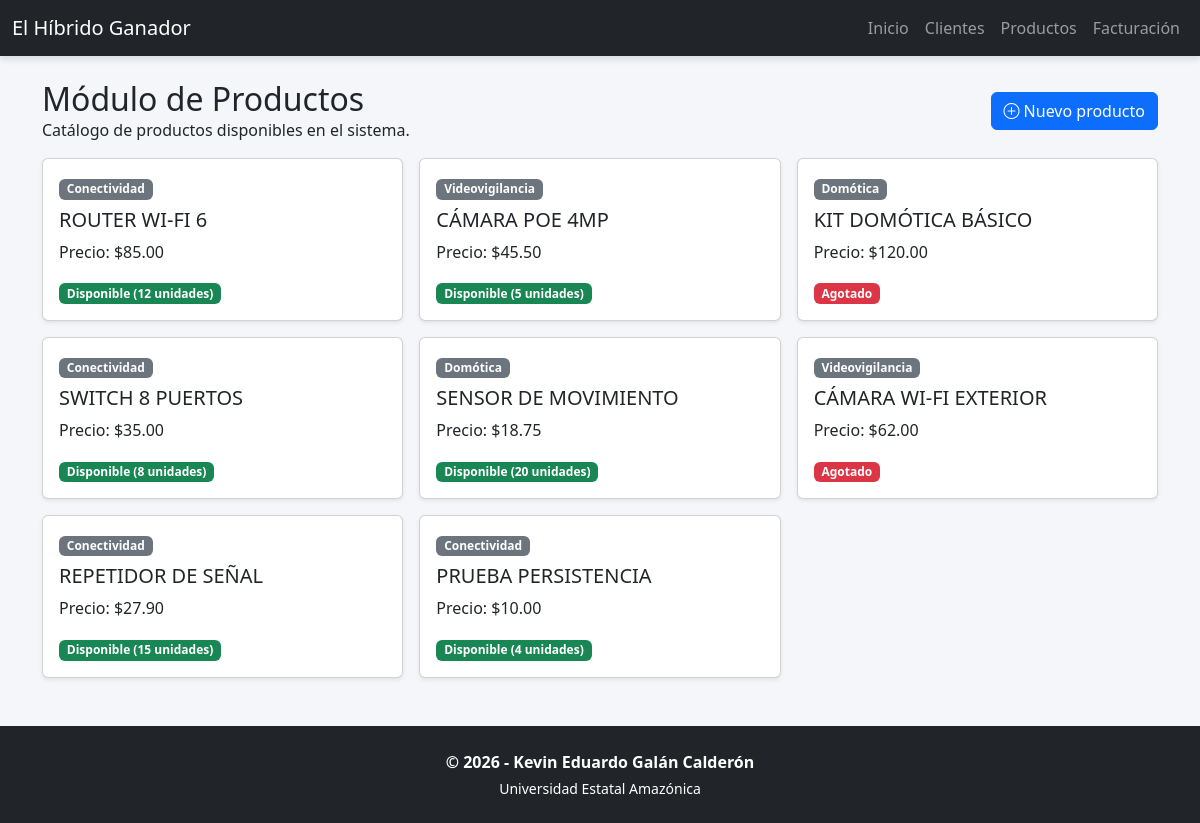
The page /productos on the database its author committed.
### tables this page shows
CREATE TABLE productos (
            id INTEGER PRIMARY KEY AUTOINCREMENT,
            nombre TEXT NOT NULL,
            categoria TEXT NOT NULL,
            precio REAL NOT NULL,
            stock INTEGER NOT NULL,
            imagen TEXT
        );

### app.py (the view)
@app.route('/productos')
def productos():
    conn = get_db_connection()
    productos_bd = conn.execute('SELECT * FROM productos ORDER BY id').fetchall()
    conn.close()
    return render_template('productos.html', productos=productos_bd)

### app.py (called while the page is built)
def get_db_connection():
    conn = sqlite3.connect(DB_PATH)
    conn.row_factory = sqlite3.Row  # permite acceder a las columnas por nombre (producto.nombre, producto.precio, etc.)
    return conn

### templates/productos.html (shortened to what this page needs)
{% extends "base.html" %}
{% block content %}
<div class="container mt-4 mb-5">
    <div class="d-flex justify-content-between align-items-center mb-3">
        <div>
            <h2 class="mb-0">Módulo de Productos</h2>
            <p class="mb-0">Catálogo de productos disponibles en el sistema.</p>
        </div>
        <a href="{{ url_for('nuevo_producto') }}" class="btn btn-primary">
            <i class="bi bi-plus-circle me-1"></i>Nuevo producto
        </a>
    </div>
    <div class="row g-3">
        {% for producto in productos %}
        <div class="col-md-6 col-lg-4">
            <div class="card h-100 shadow-sm">
                <div class="card-body">
                    <span class="badge bg-secondary mb-2">{{ producto.categoria }}</span>
                    <h5 class="card-title">{{ producto.nombre|upper }}</h5>
                    <p class="card-text">Precio: ${{ "%.2f"|format(producto.precio) }}</p>
                    {% if producto.stock > 0 %}
                        <span class="badge bg-success">Disponible ({{ producto.stock }} unidades)</span>
                    {% else %}
                        <span class="badge bg-danger">Agotado</span>
                    {% endif %}
                </div>
            </div>
        </div>
        {% endfor %}
    </div>
</div>
{% endblock %}

### templates/base.html (shortened to what this page needs)
<!DOCTYPE html>
<html lang="es">
<head>
    <link href="https://cdn.jsdelivr.net/npm/bootstrap@5.3.3/dist/css/bootstrap.min.css" rel="stylesheet">
    <link rel="stylesheet" href="https://cdn.jsdelivr.net/npm/bootstrap-icons@1.11.3/font/bootstrap-icons.min.css">
    <link rel="stylesheet" href="{{ url_for('static', filename='css/style.css') }}">
</head>
<body>
    {% include "components/navbar.html" %}
    {% block content %}{% endblock %}
    <footer class="text-center py-4 bg-dark text-white mt-5">
        <p class="mb-1 fw-bold">&copy; 2026 - Kevin Eduardo Galán Calderón</p>
        <p class="mb-0 small">Universidad Estatal Amazónica</p>
    </footer>
</body>
</html>

### templates/components/navbar.html (shortened to what this page needs)
<header class="sticky-top">
    <nav class="navbar navbar-expand-lg navbar-dark bg-dark">
        <div class="container-fluid">
            <a class="navbar-brand" href="{{ url_for('index') }}">El Híbrido Ganador</a>
            <div class="collapse navbar-collapse" id="navbarNav">
                <ul class="navbar-nav ms-auto">
                    <li class="nav-item"><a class="nav-link" href="{{ url_for('index') }}">Inicio</a></li>
                    <li class="nav-item"><a class="nav-link" href="{{ url_for('clientes') }}">Clientes</a></li>
                    <li class="nav-item"><a class="nav-link" href="{{ url_for('productos') }}">Productos</a></li>
                    <li class="nav-item"><a class="nav-link" href="{{ url_for('facturacion') }}">Facturación</a></li>
                </ul>
            </div>
        </div>
    </nav>
</header>

### rows shown on the page
productos: categoria "Conectividad", nombre "ROUTER WI-FI 6", precio "85.00", stock "12"
productos: categoria "Videovigilancia", nombre "CÁMARA POE 4MP", precio "45.50", stock "5"
productos: categoria "Domótica", nombre "KIT DOMÓTICA BÁSICO", precio "120.00", stock "Agotado"
productos: categoria "Conectividad", nombre "SWITCH 8 PUERTOS", precio "35.00", stock "8"
productos: categoria "Domótica", nombre "SENSOR DE MOVIMIENTO", precio "18.75", stock "20"
productos: categoria "Videovigilancia", nombre "CÁMARA WI-FI EXTERIOR", precio "62.00", stock "Agotado"
productos: categoria "Conectividad", nombre "REPETIDOR DE SEÑAL", precio "27.90", stock "15"
productos: categoria "Conectividad", nombre "PRUEBA PERSISTENCIA", precio "10.00", stock "4"
